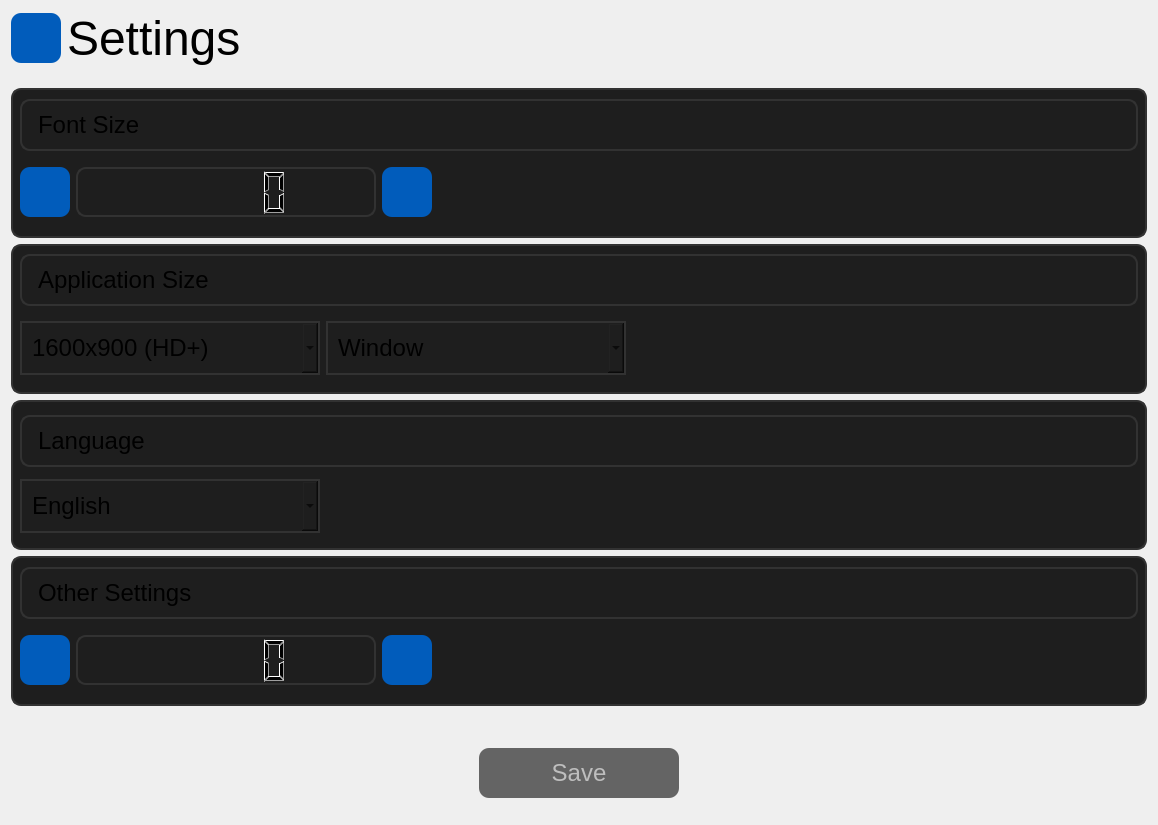
<?xml version="1.0" encoding="UTF-8"?>
<ui version="4.0">
 <class>SettingsWindow</class>
 <widget class="QWidget" name="SettingsWindow">
  <property name="windowModality">
   <enum>Qt::WindowModality::NonModal</enum>
  </property>
  <property name="geometry">
   <rect>
    <x>0</x>
    <y>0</y>
    <width>1158</width>
    <height>825</height>
   </rect>
  </property>
  <property name="sizePolicy">
   <sizepolicy hsizetype="Expanding" vsizetype="Expanding">
    <horstretch>0</horstretch>
    <verstretch>0</verstretch>
   </sizepolicy>
  </property>
  <property name="maximumSize">
   <size>
    <width>3840</width>
    <height>2160</height>
   </size>
  </property>
  <property name="windowTitle">
   <string>Settings</string>
  </property>
  <layout class="QVBoxLayout" name="verticalLayout_5">
   <item>
    <layout class="QHBoxLayout" name="horizontalLayout_title">
     <property name="bottomMargin">
      <number>16</number>
     </property>
     <item>
      <widget class="QPushButton" name="settings_back">
       <property name="sizePolicy">
        <sizepolicy hsizetype="Maximum" vsizetype="Maximum">
         <horstretch>0</horstretch>
         <verstretch>0</verstretch>
        </sizepolicy>
       </property>
       <property name="minimumSize">
        <size>
         <width>50</width>
         <height>50</height>
        </size>
       </property>
       <property name="maximumSize">
        <size>
         <width>50</width>
         <height>50</height>
        </size>
       </property>
       <property name="font">
        <font>
         <family>Arial</family>
         <pointsize>18</pointsize>
        </font>
       </property>
       <property name="styleSheet">
        <string notr="true">QPushButton {
    color: rgb(255, 255, 255);
    background-color: rgb(1, 92, 187);
    border: 1px;
    border-radius: 10px;
}

QPushButton:hover {
    color: rgb(220,221,229);
    background-color: rgb(37, 150, 190);
}

QPushButton:pressed {
    color: rgb(220,221,229);
    background-color: rgb(37, 150, 190);
}</string>
       </property>
       <property name="text">
        <string/>
       </property>
       <property name="icon">
        <iconset theme="QIcon::ThemeIcon::GoPrevious"/>
       </property>
       <property name="iconSize">
        <size>
         <width>32</width>
         <height>32</height>
        </size>
       </property>
      </widget>
     </item>
     <item>
      <widget class="QLabel" name="label_6">
       <property name="sizePolicy">
        <sizepolicy hsizetype="Maximum" vsizetype="Maximum">
         <horstretch>0</horstretch>
         <verstretch>0</verstretch>
        </sizepolicy>
       </property>
       <property name="font">
        <font>
         <family>Arial</family>
         <pointsize>36</pointsize>
        </font>
       </property>
       <property name="text">
        <string>Settings</string>
       </property>
      </widget>
     </item>
     <item>
      <spacer name="horizontalSpacer">
       <property name="orientation">
        <enum>Qt::Orientation::Horizontal</enum>
       </property>
       <property name="sizeHint" stdset="0">
        <size>
         <width>40</width>
         <height>20</height>
        </size>
       </property>
      </spacer>
     </item>
    </layout>
   </item>
   <item>
    <widget class="QWidget" name="card_font_size" native="true">
     <property name="sizePolicy">
      <sizepolicy hsizetype="Expanding" vsizetype="Minimum">
       <horstretch>0</horstretch>
       <verstretch>0</verstretch>
      </sizepolicy>
     </property>
     <property name="minimumSize">
      <size>
       <width>0</width>
       <height>150</height>
      </size>
     </property>
     <property name="maximumSize">
      <size>
       <width>3840</width>
       <height>2160</height>
      </size>
     </property>
     <property name="styleSheet">
      <string notr="true">QWidget {
    border: 2px solid rgb(50, 50, 50);
    border-radius: 10px;
    background-color: rgb(30, 30, 30);
    padding: 10px
}</string>
     </property>
     <layout class="QVBoxLayout" name="verticalLayout_2">
      <item>
       <widget class="QLabel" name="label_5">
        <property name="sizePolicy">
         <sizepolicy hsizetype="Expanding" vsizetype="Maximum">
          <horstretch>0</horstretch>
          <verstretch>0</verstretch>
         </sizepolicy>
        </property>
        <property name="minimumSize">
         <size>
          <width>0</width>
          <height>50</height>
         </size>
        </property>
        <property name="font">
         <font>
          <family>Arial</family>
          <pointsize>18</pointsize>
         </font>
        </property>
        <property name="autoFillBackground">
         <bool>false</bool>
        </property>
        <property name="text">
         <string>Font Size</string>
        </property>
       </widget>
      </item>
      <item>
       <layout class="QHBoxLayout" name="horizontalLayout_2">
        <property name="topMargin">
         <number>8</number>
        </property>
        <property name="bottomMargin">
         <number>8</number>
        </property>
        <item>
         <widget class="QPushButton" name="pushButton_font_size_dec">
          <property name="sizePolicy">
           <sizepolicy hsizetype="Maximum" vsizetype="Maximum">
            <horstretch>50</horstretch>
            <verstretch>50</verstretch>
           </sizepolicy>
          </property>
          <property name="minimumSize">
           <size>
            <width>50</width>
            <height>50</height>
           </size>
          </property>
          <property name="maximumSize">
           <size>
            <width>50</width>
            <height>50</height>
           </size>
          </property>
          <property name="styleSheet">
           <string notr="true">QPushButton {
    color: rgb(255, 255, 255);
    background-color: rgb(1, 92, 187);
    border: 1px;
    border-radius: 10px;
}

QPushButton:hover {
    color: rgb(220,221,229);
    background-color: rgb(37, 150, 190);
}

QPushButton:hover {
    color: rgb(220,221,229);
    background-color: rgb(37, 150, 190);
}

QPushButton:disabled {
    color: rgb(190, 190, 190);
    background-color: rgb(100, 100, 100);
}
QPushButton:pressed {
    color: rgb(220,221,229);
    background-color: rgb(37, 150, 190);
}</string>
          </property>
          <property name="text">
           <string notr="true"/>
          </property>
          <property name="icon">
           <iconset theme="QIcon::ThemeIcon::ListRemove"/>
          </property>
          <property name="iconSize">
           <size>
            <width>30</width>
            <height>40</height>
           </size>
          </property>
         </widget>
        </item>
        <item>
         <widget class="QLCDNumber" name="lcdNumber_font_size">
          <property name="sizePolicy">
           <sizepolicy hsizetype="Maximum" vsizetype="Maximum">
            <horstretch>0</horstretch>
            <verstretch>0</verstretch>
           </sizepolicy>
          </property>
          <property name="minimumSize">
           <size>
            <width>300</width>
            <height>50</height>
           </size>
          </property>
          <property name="maximumSize">
           <size>
            <width>16777215</width>
            <height>16777215</height>
           </size>
          </property>
         </widget>
        </item>
        <item>
         <widget class="QPushButton" name="pushButton_font_size_add">
          <property name="sizePolicy">
           <sizepolicy hsizetype="Maximum" vsizetype="Maximum">
            <horstretch>50</horstretch>
            <verstretch>50</verstretch>
           </sizepolicy>
          </property>
          <property name="minimumSize">
           <size>
            <width>50</width>
            <height>50</height>
           </size>
          </property>
          <property name="maximumSize">
           <size>
            <width>50</width>
            <height>50</height>
           </size>
          </property>
          <property name="styleSheet">
           <string notr="true">QPushButton {
    color: rgb(255, 255, 255);
    background-color: rgb(1, 92, 187);
    border: 1px;
    border-radius: 10px;
}

QPushButton:hover {
    color: rgb(220,221,229);
    background-color: rgb(37, 150, 190);
}

QPushButton:hover {
    color: rgb(220,221,229);
    background-color: rgb(37, 150, 190);
}

QPushButton:disabled {
    color: rgb(190, 190, 190);
    background-color: rgb(100, 100, 100);
}
QPushButton:pressed {
    color: rgb(220,221,229);
    background-color: rgb(37, 150, 190);
}</string>
          </property>
          <property name="text">
           <string notr="true"/>
          </property>
          <property name="icon">
           <iconset theme="QIcon::ThemeIcon::ListAdd"/>
          </property>
          <property name="iconSize">
           <size>
            <width>30</width>
            <height>40</height>
           </size>
          </property>
         </widget>
        </item>
        <item>
         <spacer name="horizontalSpacer_4">
          <property name="orientation">
           <enum>Qt::Orientation::Horizontal</enum>
          </property>
          <property name="sizeHint" stdset="0">
           <size>
            <width>40</width>
            <height>20</height>
           </size>
          </property>
         </spacer>
        </item>
       </layout>
      </item>
     </layout>
    </widget>
   </item>
   <item>
    <widget class="QWidget" name="card_application_size" native="true">
     <property name="sizePolicy">
      <sizepolicy hsizetype="Expanding" vsizetype="Maximum">
       <horstretch>0</horstretch>
       <verstretch>0</verstretch>
      </sizepolicy>
     </property>
     <property name="minimumSize">
      <size>
       <width>0</width>
       <height>150</height>
      </size>
     </property>
     <property name="maximumSize">
      <size>
       <width>3840</width>
       <height>2160</height>
      </size>
     </property>
     <property name="styleSheet">
      <string notr="true">QWidget {
    border: 2px solid rgb(50, 50, 50);
    border-radius: 10px;
    background-color: rgb(30, 30, 30);
    padding: 10px;
}

QComboBox {
    border-radius: 0px; 
}</string>
     </property>
     <layout class="QVBoxLayout" name="verticalLayout_3">
      <item>
       <widget class="QLabel" name="label_8">
        <property name="sizePolicy">
         <sizepolicy hsizetype="Expanding" vsizetype="Maximum">
          <horstretch>0</horstretch>
          <verstretch>0</verstretch>
         </sizepolicy>
        </property>
        <property name="minimumSize">
         <size>
          <width>0</width>
          <height>50</height>
         </size>
        </property>
        <property name="font">
         <font>
          <family>Arial</family>
          <pointsize>18</pointsize>
         </font>
        </property>
        <property name="text">
         <string>Application Size</string>
        </property>
       </widget>
      </item>
      <item>
       <layout class="QHBoxLayout" name="horizontalLayout_3">
        <property name="sizeConstraint">
         <enum>QLayout::SizeConstraint::SetDefaultConstraint</enum>
        </property>
        <property name="topMargin">
         <number>8</number>
        </property>
        <property name="bottomMargin">
         <number>8</number>
        </property>
        <item>
         <widget class="QComboBox" name="comboBox_size">
          <property name="sizePolicy">
           <sizepolicy hsizetype="Maximum" vsizetype="Maximum">
            <horstretch>0</horstretch>
            <verstretch>0</verstretch>
           </sizepolicy>
          </property>
          <property name="minimumSize">
           <size>
            <width>300</width>
            <height>0</height>
           </size>
          </property>
          <property name="font">
           <font>
            <pointsize>18</pointsize>
           </font>
          </property>
          <item>
           <property name="text">
            <string>1600x900 (HD+)</string>
           </property>
          </item>
          <item>
           <property name="text">
            <string>1680x1050 (WSXGA+)</string>
           </property>
          </item>
          <item>
           <property name="text">
            <string>1920x1080 (Full HD)</string>
           </property>
          </item>
          <item>
           <property name="text">
            <string>1920x1200 (WUXGA)</string>
           </property>
          </item>
          <item>
           <property name="text">
            <string>2560x1440 (QHD)</string>
           </property>
          </item>
          <item>
           <property name="text">
            <string>2560x1600 (WQXGA)</string>
           </property>
          </item>
          <item>
           <property name="text">
            <string>3840x2160 (4K UHD)</string>
           </property>
          </item>
          <item>
           <property name="text">
            <string>4096x2160 (4K DCI)</string>
           </property>
          </item>
         </widget>
        </item>
        <item>
         <widget class="QComboBox" name="comboBox_window_mode">
          <property name="sizePolicy">
           <sizepolicy hsizetype="Maximum" vsizetype="Maximum">
            <horstretch>0</horstretch>
            <verstretch>0</verstretch>
           </sizepolicy>
          </property>
          <property name="minimumSize">
           <size>
            <width>300</width>
            <height>0</height>
           </size>
          </property>
          <property name="font">
           <font>
            <pointsize>18</pointsize>
           </font>
          </property>
          <item>
           <property name="text">
            <string>Window</string>
           </property>
          </item>
          <item>
           <property name="text">
            <string>Full Screen</string>
           </property>
          </item>
         </widget>
        </item>
        <item>
         <spacer name="horizontalSpacer_7">
          <property name="orientation">
           <enum>Qt::Orientation::Horizontal</enum>
          </property>
          <property name="sizeHint" stdset="0">
           <size>
            <width>40</width>
            <height>20</height>
           </size>
          </property>
         </spacer>
        </item>
       </layout>
      </item>
     </layout>
    </widget>
   </item>
   <item>
    <widget class="QWidget" name="card_language" native="true">
     <property name="sizePolicy">
      <sizepolicy hsizetype="Expanding" vsizetype="Minimum">
       <horstretch>0</horstretch>
       <verstretch>0</verstretch>
      </sizepolicy>
     </property>
     <property name="minimumSize">
      <size>
       <width>0</width>
       <height>150</height>
      </size>
     </property>
     <property name="maximumSize">
      <size>
       <width>3840</width>
       <height>2160</height>
      </size>
     </property>
     <property name="styleSheet">
      <string notr="true">QWidget {
    border: 2px solid rgb(50, 50, 50);
    border-radius: 10px;
    background-color: rgb(30, 30, 30);
    padding: 10px;
}

QComboBox {
    border-radius: 0px; 
}</string>
     </property>
     <layout class="QVBoxLayout" name="verticalLayout">
      <item>
       <widget class="QLabel" name="label_7">
        <property name="sizePolicy">
         <sizepolicy hsizetype="Expanding" vsizetype="Maximum">
          <horstretch>0</horstretch>
          <verstretch>0</verstretch>
         </sizepolicy>
        </property>
        <property name="minimumSize">
         <size>
          <width>0</width>
          <height>50</height>
         </size>
        </property>
        <property name="font">
         <font>
          <family>Arial</family>
          <pointsize>18</pointsize>
         </font>
        </property>
        <property name="text">
         <string>Language</string>
        </property>
       </widget>
      </item>
      <item>
       <widget class="QComboBox" name="comboBox_language">
        <property name="sizePolicy">
         <sizepolicy hsizetype="Maximum" vsizetype="Maximum">
          <horstretch>0</horstretch>
          <verstretch>0</verstretch>
         </sizepolicy>
        </property>
        <property name="minimumSize">
         <size>
          <width>300</width>
          <height>0</height>
         </size>
        </property>
        <property name="font">
         <font>
          <pointsize>18</pointsize>
         </font>
        </property>
        <item>
         <property name="text">
          <string>English</string>
         </property>
        </item>
        <item>
         <property name="text">
          <string>Deutsch</string>
         </property>
        </item>
       </widget>
      </item>
     </layout>
    </widget>
   </item>
   <item>
    <widget class="QWidget" name="card_other_settings" native="true">
     <property name="sizePolicy">
      <sizepolicy hsizetype="Expanding" vsizetype="Minimum">
       <horstretch>0</horstretch>
       <verstretch>0</verstretch>
      </sizepolicy>
     </property>
     <property name="minimumSize">
      <size>
       <width>0</width>
       <height>150</height>
      </size>
     </property>
     <property name="maximumSize">
      <size>
       <width>3840</width>
       <height>2160</height>
      </size>
     </property>
     <property name="styleSheet">
      <string notr="true">QWidget {
    border: 2px solid rgb(50, 50, 50);
    border-radius: 10px;
    background-color: rgb(30, 30, 30);
    padding: 10px;
}</string>
     </property>
     <layout class="QVBoxLayout" name="verticalLayout_4">
      <item>
       <widget class="QLabel" name="label_9">
        <property name="sizePolicy">
         <sizepolicy hsizetype="Expanding" vsizetype="Maximum">
          <horstretch>0</horstretch>
          <verstretch>0</verstretch>
         </sizepolicy>
        </property>
        <property name="minimumSize">
         <size>
          <width>0</width>
          <height>50</height>
         </size>
        </property>
        <property name="font">
         <font>
          <family>Arial</family>
          <pointsize>18</pointsize>
         </font>
        </property>
        <property name="text">
         <string>Other Settings</string>
        </property>
       </widget>
      </item>
      <item>
       <layout class="QHBoxLayout" name="horizontalLayout_4">
        <property name="sizeConstraint">
         <enum>QLayout::SizeConstraint::SetNoConstraint</enum>
        </property>
        <property name="topMargin">
         <number>8</number>
        </property>
        <property name="bottomMargin">
         <number>8</number>
        </property>
        <item>
         <widget class="QPushButton" name="pushButton_other_settings_dec">
          <property name="sizePolicy">
           <sizepolicy hsizetype="Maximum" vsizetype="Maximum">
            <horstretch>0</horstretch>
            <verstretch>0</verstretch>
           </sizepolicy>
          </property>
          <property name="minimumSize">
           <size>
            <width>50</width>
            <height>50</height>
           </size>
          </property>
          <property name="maximumSize">
           <size>
            <width>50</width>
            <height>50</height>
           </size>
          </property>
          <property name="sizeIncrement">
           <size>
            <width>50</width>
            <height>50</height>
           </size>
          </property>
          <property name="styleSheet">
           <string notr="true">QPushButton {
    color: rgb(255, 255, 255);
    background-color: rgb(1, 92, 187);
    border: 1px;
    border-radius: 10px;
}

QPushButton:hover {
    color: rgb(220,221,229);
    background-color: rgb(37, 150, 190);
}

QPushButton:hover {
    color: rgb(220,221,229);
    background-color: rgb(37, 150, 190);
}

QPushButton:disabled {
    color: rgb(190, 190, 190);
    background-color: rgb(100, 100, 100);
}
QPushButton:pressed {
    color: rgb(220,221,229);
    background-color: rgb(37, 150, 190);
}</string>
          </property>
          <property name="text">
           <string/>
          </property>
          <property name="icon">
           <iconset theme="QIcon::ThemeIcon::ListRemove"/>
          </property>
          <property name="iconSize">
           <size>
            <width>30</width>
            <height>40</height>
           </size>
          </property>
         </widget>
        </item>
        <item>
         <widget class="QLCDNumber" name="lcdNumber_other_settings">
          <property name="sizePolicy">
           <sizepolicy hsizetype="Maximum" vsizetype="Maximum">
            <horstretch>0</horstretch>
            <verstretch>0</verstretch>
           </sizepolicy>
          </property>
          <property name="minimumSize">
           <size>
            <width>300</width>
            <height>50</height>
           </size>
          </property>
         </widget>
        </item>
        <item>
         <widget class="QPushButton" name="pushButton_other_settings_add">
          <property name="sizePolicy">
           <sizepolicy hsizetype="Maximum" vsizetype="Maximum">
            <horstretch>0</horstretch>
            <verstretch>0</verstretch>
           </sizepolicy>
          </property>
          <property name="minimumSize">
           <size>
            <width>50</width>
            <height>50</height>
           </size>
          </property>
          <property name="maximumSize">
           <size>
            <width>50</width>
            <height>50</height>
           </size>
          </property>
          <property name="styleSheet">
           <string notr="true">QPushButton {
    color: rgb(255, 255, 255);
    background-color: rgb(1, 92, 187);
    border: 1px;
    border-radius: 10px;
}

QPushButton:hover {
    color: rgb(220,221,229);
    background-color: rgb(37, 150, 190);
}

QPushButton:hover {
    color: rgb(220,221,229);
    background-color: rgb(37, 150, 190);
}

QPushButton:disabled {
    color: rgb(190, 190, 190);
    background-color: rgb(100, 100, 100);
}
QPushButton:pressed {
    color: rgb(220,221,229);
    background-color: rgb(37, 150, 190);
}</string>
          </property>
          <property name="text">
           <string/>
          </property>
          <property name="icon">
           <iconset theme="QIcon::ThemeIcon::ListAdd"/>
          </property>
          <property name="iconSize">
           <size>
            <width>30</width>
            <height>40</height>
           </size>
          </property>
         </widget>
        </item>
        <item>
         <spacer name="horizontalSpacer_8">
          <property name="orientation">
           <enum>Qt::Orientation::Horizontal</enum>
          </property>
          <property name="sizeType">
           <enum>QSizePolicy::Policy::Expanding</enum>
          </property>
          <property name="sizeHint" stdset="0">
           <size>
            <width>40</width>
            <height>20</height>
           </size>
          </property>
         </spacer>
        </item>
       </layout>
      </item>
     </layout>
    </widget>
   </item>
   <item>
    <spacer name="verticalSpacer">
     <property name="orientation">
      <enum>Qt::Orientation::Vertical</enum>
     </property>
     <property name="sizeHint" stdset="0">
      <size>
       <width>20</width>
       <height>40</height>
      </size>
     </property>
    </spacer>
   </item>
   <item>
    <layout class="QHBoxLayout" name="horizontalLayout_5">
     <property name="topMargin">
      <number>8</number>
     </property>
     <property name="bottomMargin">
      <number>16</number>
     </property>
     <item>
      <spacer name="horizontalSpacer_5">
       <property name="orientation">
        <enum>Qt::Orientation::Horizontal</enum>
       </property>
       <property name="sizeHint" stdset="0">
        <size>
         <width>40</width>
         <height>20</height>
        </size>
       </property>
      </spacer>
     </item>
     <item>
      <widget class="QPushButton" name="settings_save">
       <property name="enabled">
        <bool>false</bool>
       </property>
       <property name="sizePolicy">
        <sizepolicy hsizetype="Minimum" vsizetype="Fixed">
         <horstretch>0</horstretch>
         <verstretch>0</verstretch>
        </sizepolicy>
       </property>
       <property name="minimumSize">
        <size>
         <width>200</width>
         <height>50</height>
        </size>
       </property>
       <property name="font">
        <font>
         <family>Arial</family>
         <pointsize>18</pointsize>
        </font>
       </property>
       <property name="styleSheet">
        <string notr="true">QPushButton {
    color: rgb(255, 255, 255);
    background-color: rgb(1, 92, 187);
    border: 1px;
    border-radius: 10px;
}

QPushButton:hover {
    color: rgb(220,221,229);
    background-color: rgb(37, 150, 190);
}

QPushButton:hover {
    color: rgb(220,221,229);
    background-color: rgb(37, 150, 190);
}

QPushButton:disabled {
    color: rgb(190, 190, 190);
    background-color: rgb(100, 100, 100);
}
QPushButton:pressed {
    color: rgb(220,221,229);
    background-color: rgb(37, 150, 190);
}</string>
       </property>
       <property name="text">
        <string>Save</string>
       </property>
       <property name="icon">
        <iconset theme="QIcon::ThemeIcon::DocumentSave"/>
       </property>
       <property name="iconSize">
        <size>
         <width>32</width>
         <height>32</height>
        </size>
       </property>
      </widget>
     </item>
     <item>
      <spacer name="horizontalSpacer_6">
       <property name="orientation">
        <enum>Qt::Orientation::Horizontal</enum>
       </property>
       <property name="sizeHint" stdset="0">
        <size>
         <width>40</width>
         <height>20</height>
        </size>
       </property>
      </spacer>
     </item>
    </layout>
   </item>
  </layout>
 </widget>
 <resources/>
 <connections/>
</ui>
